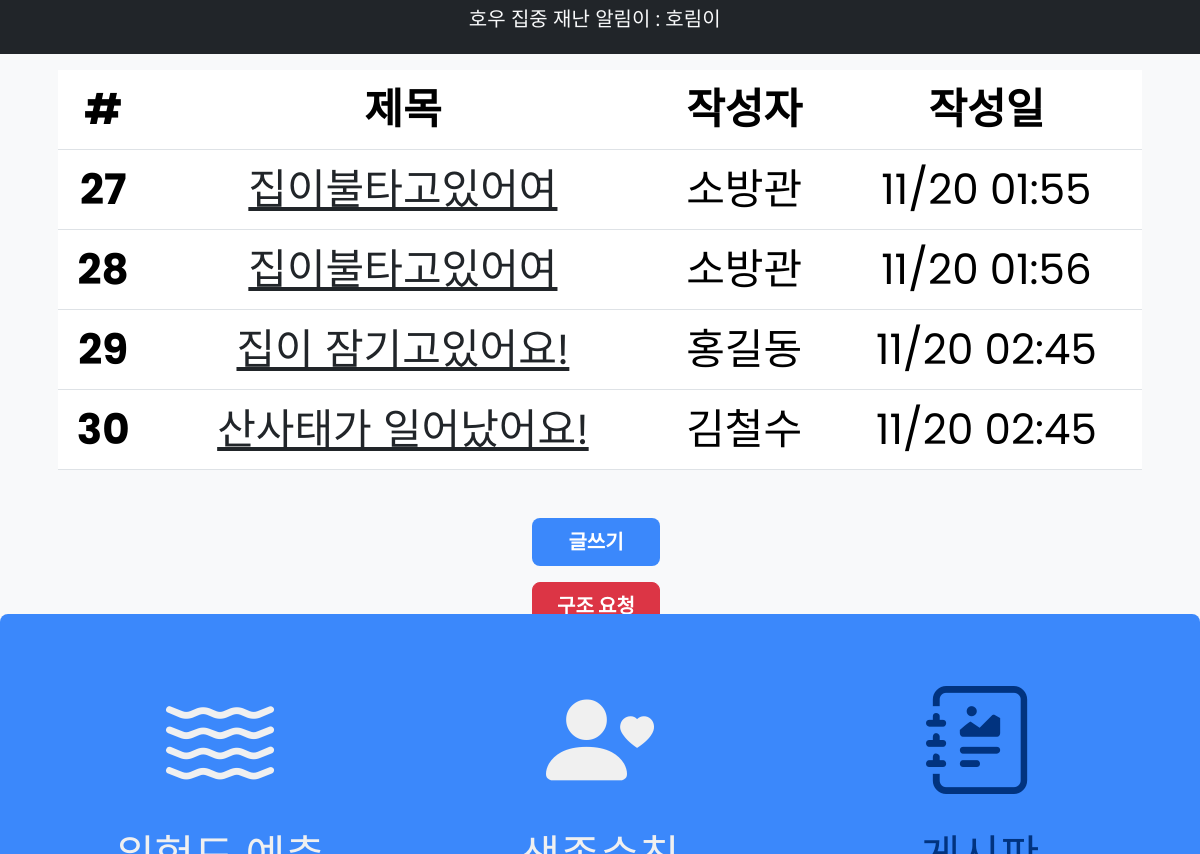
Page /menu3/ on the committed database.
### app_horime/models.py (models this page shows)
class Board(models.Model):
    author = models.CharField(max_length=10, null=False)
    title = models.CharField(max_length=100, null=False)
    content = models.TextField(null=False)
    created_date = models.DateTimeField(auto_now_add=True)
    modified_date = models.DateTimeField(auto_now=True)

### app_horime/views.py (the view)
# urls.py: path('menu3/',app_horime.views.menu3_home, name='menu3_home'),
def menu3_home(request):
    menu=3
    if request.method == 'POST':
        print("글쓰기 요청")
        author = request.POST['author']
        title = request.POST['title']
        content = request.POST['content']
        print('작성자:{}, 제목:{}, 내용:{}'.format(author, title, content))
        board = Board(author=author, title=title, content=content)
        board.save()
        return redirect('menu3_home')
    else:
        boards = Board.objects.all()
        return render(request, 'menu3/home.html', {'menu':menu, 'boards':boards})

### app_horime/templates/menu3/home.html (shortened to what this page needs)
{% load static %}
<!doctype html>
<html lang="en" class="h-100">
  <head>
    <link href="https://cdn.jsdelivr.net/npm/bootstrap@5.3.1/dist/css/bootstrap.min.css" rel="stylesheet">
    <link rel="stylesheet" href="https://cdn.jsdelivr.net/npm/bootstrap-icons@1.11.1/font/bootstrap-icons.css">
    <link href="{% static 'css/animation.css'%}" rel="stylesheet">
    <link href="{% static 'css/buttons.css'%}" rel="stylesheet">
  </head>
  <body class=" h-100 text-center text-bg-light">
    <header class="bg-dark d-flex justify-content-center py-1">
      <p class="name text-light" style="font-size:20px;" >호우 집중 재난 알림이 : 호림이&nbsp;&nbsp;</p>
    </header>
    <div class="container d-flex h-100 p-3 mx-auto flex-column">
      <main class="main">
        <div class="container">
          <table class="table mb-5" style="font-size:3.5vw">
            <thead class="thead-light">
              <tr class="text-center">
                <th scope="col">#</th>
                <th scope="col">제목</th>
                <th scope="col">작성자</th>
                <th scope="col">작성일</th>
              </tr>
            </thead>
            <tbody>
              {% for board in boards %}
              <tr class="text-center">
                <th scope="row">
                  <span>{{ board.id }}</span>
                </th>
                <td>
                  <a class="link-dark" href="{%url 'menu3_post' board.id %}">
                    <span>{{ board.title }}</span>
                  </a>
                </td>
                <td>
                  <span>{{ board.author }}</span>
                </td>
                <td>
                  <span>{{ board.created_date | date:"m/d h:i" }}</span>
                </td>
              </tr>
              {% endfor %}
            </tbody>
          </table>
          <div class="d-grid gap-2 justify-content-center mb-4 mb-lg-3">
            <button type="button" class="btn btn-blue btn-lg px-4 me-md-2 fw-bold mb-2" data-bs-toggle="modal" data-bs-target="#write">글쓰기</a>
            <button type="button" class="btn btn-danger btn-lg px-4 me-md-2 fw-bold" data-bs-toggle="button" onclick="document.location.href='tel:010-2735-2143'">구조&nbsp;요청</button>
          </div>
        </div>
      </main>
    </div>
  </body>
  {%include 'footer.html' %}
</html>

### app_horime/templates/footer.html (shortened to what this page needs)
{% load static %}
<link href="{% static 'css/footer.css'%}" rel="stylesheet">
<footer class="footer py-xl-5 rounded-top-3">
    <div class="container text-center">
      <div class="row align-items-end">
        {% if menu == 1 %}
          <div class="col">
            <a href="{%url 'menu1_home'%}">
              <i class="bi bi-water activated"></i>
            </a>
            <div class="footer-text-activated">위험도 예측</div>
          </div>
        {% else %}
          <div class="col">
            <a href="{%url 'menu1_home'%}">
              <i class="bi bi-water"></i>
            </a>
            <div class="footer-text">위험도 예측</div>
          </div>
        {% endif %}
        {% if menu == 2 %}
          <div class="col">
            <a href="{%url 'menu2_home'%}">
              <i class="bi bi-person-heart activated"></i>
            </a>
            <div class="footer-text-activated">생존수칙</div>
          </div>
        {% else %}
          <div class="col">
            <a href="{%url 'menu2_home'%}">
              <i class="bi bi-person-heart"></i>
            </a>
            <div class="footer-text">생존수칙</div>
          </div>
        {%endif%}
        {% if menu == 3 %}
        <div class="col">
          <a href="{%url 'menu3_home'%}">
            <i class="bi bi-journal-richtext activated"></i>
          </a>
          <div class="footer-text-activated">게시판</div>
        </div>
          {%endif%}
      </div>
    </div>
  </footer>

### app_horime/static/css/buttons.css (style rules this page uses)
.btn-blue { --bs-btn-color: var(--bs-white); --bs-btn-bg: #3b88fb; --bs-btn-hover-color: var(--bs-white); --bs-btn-hover-bg: #0143a5; --bs-btn-hover-border-color: #0143a5; --bs-btn-active-color: var(--bs-white); --bs-btn-active-bg: #022252; --bs-btn-active-border-color: #022252; }

### app_horime/static/css/footer.css (style rules this page uses)
footer { position: fixed; width: 100%; left: 0px; bottom: 0px; height: 20vw; background-color: #3b88fb; font-size:9vw; }
i { color: #f0f0f0; }
i.activated { color:#01337f }
.footer-text { font-size:0.4em; color:#f0f0f0; }
.footer-text-activated { font-size:0.4em; color:#01337f }

### rows in the picture
Board: id "27", title "집이불타고있어여", author "소방관", created_date "11/20 01:55"
Board: id "28", title "집이불타고있어여", author "소방관", created_date "11/20 01:56"
Board: id "29", title "집이 잠기고있어요!", author "홍길동", created_date "11/20 02:45"
Board: id "30", title "산사태가 일어났어요!", author "김철수", created_date "11/20 02:45"
